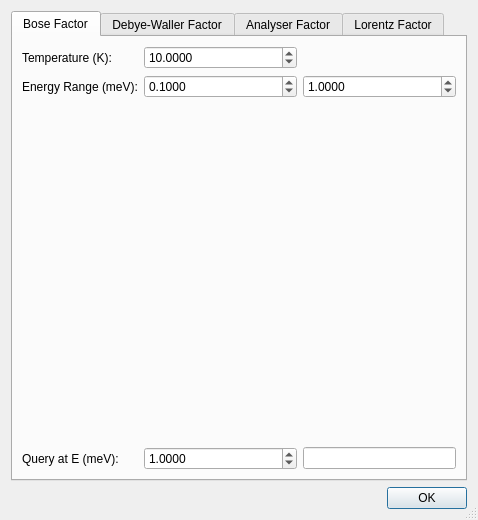
<?xml version="1.0" encoding="UTF-8"?>
<ui version="4.0">
 <class>ScatteringFactorsDlg</class>
 <widget class="QDialog" name="ScatteringFactorsDlg">
  <property name="geometry">
   <rect>
    <x>0</x>
    <y>0</y>
    <width>478</width>
    <height>520</height>
   </rect>
  </property>
  <property name="windowTitle">
   <string>Scattering Factors</string>
  </property>
  <property name="sizeGripEnabled">
   <bool>true</bool>
  </property>
  <layout class="QGridLayout" name="gridLayout_2">
   <item row="1" column="0">
    <widget class="QLabel" name="labelStatus">
     <property name="sizePolicy">
      <sizepolicy hsizetype="Ignored" vsizetype="Preferred">
       <horstretch>0</horstretch>
       <verstretch>0</verstretch>
      </sizepolicy>
     </property>
     <property name="text">
      <string/>
     </property>
    </widget>
   </item>
   <item row="1" column="1">
    <widget class="QDialogButtonBox" name="buttonBox">
     <property name="sizePolicy">
      <sizepolicy hsizetype="Fixed" vsizetype="Fixed">
       <horstretch>0</horstretch>
       <verstretch>0</verstretch>
      </sizepolicy>
     </property>
     <property name="orientation">
      <enum>Qt::Horizontal</enum>
     </property>
     <property name="standardButtons">
      <set>QDialogButtonBox::Ok</set>
     </property>
    </widget>
   </item>
   <item row="0" column="0" colspan="2">
    <widget class="QTabWidget" name="tabWidget">
     <property name="currentIndex">
      <number>0</number>
     </property>
     <widget class="QWidget" name="tab_3">
      <attribute name="title">
       <string>Bose Factor</string>
      </attribute>
      <layout class="QGridLayout" name="gridLayout_4">
       <item row="0" column="0">
        <widget class="QLabel" name="label_3">
         <property name="text">
          <string>Temperature (K):</string>
         </property>
         <property name="sizePolicy">
             <sizepolicy hsizetype="Fixed" vsizetype="Preferred">
                 <horstretch>0</horstretch>
                 <verstretch>0</verstretch>
             </sizepolicy>
         </property>
     </widget>
       </item>
       <item row="0" column="1">
        <widget class="QDoubleSpinBox" name="spinBoseT">
         <property name="decimals">
          <number>2</number>
         </property>
         <property name="maximum">
          <double>9999.000000000000000</double>
         </property>
         <property name="singleStep">
          <double>0.100000000000000</double>
         </property>
         <property name="value">
          <double>10.000000000000000</double>
         </property>
         <property name="decimals">
          <number>4</number>
         </property>
         <property name="sizePolicy">
             <sizepolicy hsizetype="Preferred" vsizetype="Fixed">
                 <horstretch>1</horstretch>
                 <verstretch>1</verstretch>
             </sizepolicy>
         </property>
        </widget>
       </item>
       <item row="1" column="0">
        <widget class="QLabel" name="label_4">
         <property name="text">
          <string>Energy Range (meV):</string>
         </property>
         <property name="sizePolicy">
             <sizepolicy hsizetype="Fixed" vsizetype="Preferred">
                 <horstretch>0</horstretch>
                 <verstretch>0</verstretch>
             </sizepolicy>
         </property>
        </widget>
       </item>
       <item row="1" column="1">
        <widget class="QDoubleSpinBox" name="spinBoseEMin">
         <property name="minimum">
          <double>0.000000000000000</double>
         </property>
         <property name="maximum">
          <double>9999.000000000000000</double>
         </property>
         <property name="singleStep">
          <double>0.100000000000000</double>
         </property>
         <property name="value">
          <double>0.100000000000000</double>
         </property>
         <property name="decimals">
          <number>4</number>
         </property>
         <property name="sizePolicy">
             <sizepolicy hsizetype="Preferred" vsizetype="Fixed">
                 <horstretch>1</horstretch>
                 <verstretch>1</verstretch>
             </sizepolicy>
         </property>
        </widget>
       </item>
       <item row="1" column="2">
        <widget class="QDoubleSpinBox" name="spinBoseEMax">
         <property name="maximum">
          <double>9999.000000000000000</double>
         </property>
         <property name="singleStep">
          <double>0.100000000000000</double>
         </property>
         <property name="value">
          <double>1.000000000000000</double>
         </property>
         <property name="decimals">
          <number>4</number>
         </property>
         <property name="sizePolicy">
             <sizepolicy hsizetype="Preferred" vsizetype="Fixed">
                 <horstretch>1</horstretch>
                 <verstretch>1</verstretch>
             </sizepolicy>
         </property>
        </widget>
       </item>
       <item row="2" column="0" colspan="3">
        <widget class="QwtPlot" name="plotBose">
         <property name="sizePolicy">
          <sizepolicy hsizetype="Preferred" vsizetype="Preferred">
           <horstretch>0</horstretch>
           <verstretch>0</verstretch>
          </sizepolicy>
         </property>
        </widget>
       </item>
       <item row="3" column="0">
        <widget class="QLabel" name="label_a1">
         <property name="text">
          <string>Query at E (meV):</string>
         </property>
         <property name="sizePolicy">
             <sizepolicy hsizetype="Fixed" vsizetype="Preferred">
                 <horstretch>0</horstretch>
                 <verstretch>0</verstretch>
             </sizepolicy>
         </property>
        </widget>
       </item>
       <item row="3" column="1">
        <widget class="QDoubleSpinBox" name="spinBoseEQuery">
         <property name="maximum">
          <double>9999</double>
         </property>
         <property name="minimum">
          <double>-9999</double>
         </property>
         <property name="singleStep">
          <double>0.1</double>
         </property>
         <property name="value">
          <double>1</double>
         </property>
         <property name="decimals">
          <number>4</number>
         </property>
         <property name="sizePolicy">
             <sizepolicy hsizetype="Preferred" vsizetype="Fixed">
                 <horstretch>1</horstretch>
                 <verstretch>1</verstretch>
             </sizepolicy>
         </property>
        </widget>
       </item>
       <item row="3" column="2">
        <widget class="QLineEdit" name="editBoseQueryResult">
         <property name="readOnly">
          <bool>true</bool>
         </property>
         <property name="sizePolicy">
             <sizepolicy hsizetype="Preferred" vsizetype="Fixed">
                 <horstretch>1</horstretch>
                 <verstretch>1</verstretch>
             </sizepolicy>
         </property>
        </widget>
       </item>
      </layout>
     </widget>
     <widget class="QWidget" name="tab">
      <attribute name="title">
       <string>Debye-Waller Factor</string>
      </attribute>
      <layout class="QGridLayout" name="gridLayout">
       <item row="0" column="0">
        <widget class="QLabel" name="label_20">
         <property name="sizePolicy">
             <sizepolicy hsizetype="Fixed" vsizetype="Preferred">
                 <horstretch>0</horstretch>
                 <verstretch>0</verstretch>
             </sizepolicy>
         </property>
         <property name="text">
          <string>Atomic Mass (amu):</string>
         </property>
        </widget>
       </item>
       <item row="0" column="1">
        <widget class="QLabel" name="label_21">
         <property name="sizePolicy">
             <sizepolicy hsizetype="Fixed" vsizetype="Preferred">
                 <horstretch>0</horstretch>
                 <verstretch>0</verstretch>
             </sizepolicy>
         </property>
         <property name="text">
          <string>Debye Temp. (K):</string>
         </property>
        </widget>
       </item>
       <item row="0" column="2">
        <widget class="QLabel" name="label_22">
         <property name="sizePolicy">
          <sizepolicy hsizetype="Minimum" vsizetype="Fixed">
           <horstretch>1</horstretch>
           <verstretch>0</verstretch>
          </sizepolicy>
         </property>
         <property name="text">
          <string>Temperature (K):</string>
         </property>
        </widget>
       </item>
       <item row="1" column="0">
        <widget class="QDoubleSpinBox" name="spinAMU_deb">
         <property name="sizePolicy">
             <sizepolicy hsizetype="Expanding" vsizetype="Fixed">
                 <horstretch>1</horstretch>
                 <verstretch>1</verstretch>
             </sizepolicy>
         </property>
         <property name="maximum">
          <double>9999.000000000000000</double>
         </property>
         <property name="value">
          <double>50.000000000000000</double>
         </property>
        </widget>
       </item>
       <item row="1" column="1">
        <widget class="QDoubleSpinBox" name="spinTD_deb">
         <property name="sizePolicy">
             <sizepolicy hsizetype="Expanding" vsizetype="Fixed">
                 <horstretch>1</horstretch>
                 <verstretch>1</verstretch>
             </sizepolicy>
         </property>
         <property name="maximum">
          <double>9999.000000000000000</double>
         </property>
         <property name="singleStep">
          <double>0.100000000000000</double>
         </property>
         <property name="value">
          <double>50.000000000000000</double>
         </property>
        </widget>
       </item>
       <item row="1" column="2">
        <widget class="QDoubleSpinBox" name="spinT_deb">
         <property name="sizePolicy">
             <sizepolicy hsizetype="Expanding" vsizetype="Fixed">
                 <horstretch>1</horstretch>
                 <verstretch>1</verstretch>
             </sizepolicy>
         </property>
         <property name="maximum">
          <double>9999.000000000000000</double>
         </property>
         <property name="singleStep">
          <double>0.100000000000000</double>
         </property>
         <property name="value">
          <double>10.000000000000000</double>
         </property>
        </widget>
       </item>
       <item row="2" column="0">
        <widget class="QLabel" name="label_23">
         <property name="sizePolicy">
             <sizepolicy hsizetype="Fixed" vsizetype="Preferred">
                 <horstretch>0</horstretch>
                 <verstretch>0</verstretch>
             </sizepolicy>
         </property>
         <property name="text">
          <string>Q Range (Å⁻¹):</string>
         </property>
        </widget>
       </item>
       <item row="2" column="1">
        <widget class="QDoubleSpinBox" name="spinMinQ_deb">
         <property name="sizePolicy">
             <sizepolicy hsizetype="Preferred" vsizetype="Fixed">
                 <horstretch>1</horstretch>
                 <verstretch>1</verstretch>
             </sizepolicy>
         </property>
         <property name="decimals">
          <number>4</number>
         </property>
         <property name="singleStep">
          <double>0.100000000000000</double>
         </property>
        </widget>
       </item>
       <item row="2" column="2">
        <widget class="QDoubleSpinBox" name="spinMaxQ_deb">
         <property name="sizePolicy">
             <sizepolicy hsizetype="Preferred" vsizetype="Fixed">
                 <horstretch>1</horstretch>
                 <verstretch>1</verstretch>
             </sizepolicy>
         </property>
         <property name="decimals">
          <number>4</number>
         </property>
         <property name="singleStep">
          <double>0.100000000000000</double>
         </property>
         <property name="value">
          <double>1.000000000000000</double>
         </property>
        </widget>
       </item>
       <item row="3" column="0">
        <widget class="QLabel" name="label_24">
         <property name="sizePolicy">
             <sizepolicy hsizetype="Fixed" vsizetype="Preferred">
                 <horstretch>0</horstretch>
                 <verstretch>0</verstretch>
             </sizepolicy>
         </property>
         <property name="text">
          <string>RMS Atom. Displ. (Å):</string>
         </property>
        </widget>
       </item>
       <item row="3" column="1">
        <widget class="QLineEdit" name="editZetaSq">
         <property name="enabled">
          <bool>true</bool>
         </property>
         <property name="sizePolicy">
          <sizepolicy hsizetype="Preferred" vsizetype="Fixed">
           <horstretch>1</horstretch>
           <verstretch>1</verstretch>
          </sizepolicy>
         </property>
         <property name="readOnly">
          <bool>true</bool>
         </property>
        </widget>
       </item>
       <item row="4" column="0" colspan="3">
        <widget class="QwtPlot" name="plot">
         <property name="sizePolicy">
          <sizepolicy hsizetype="Preferred" vsizetype="Preferred">
           <horstretch>0</horstretch>
           <verstretch>0</verstretch>
          </sizepolicy>
         </property>
        </widget>
       </item>
      </layout>
      <zorder>plot</zorder>
      <zorder>spinAMU_deb</zorder>
      <zorder>label_22</zorder>
      <zorder>spinT_deb</zorder>
      <zorder>spinMinQ_deb</zorder>
      <zorder>label_21</zorder>
      <zorder>editZetaSq</zorder>
      <zorder>label_20</zorder>
      <zorder>label_24</zorder>
      <zorder>label_23</zorder>
      <zorder>spinMaxQ_deb</zorder>
      <zorder>spinTD_deb</zorder>
     </widget>
     <widget class="QWidget" name="tab_2">
      <attribute name="title">
       <string>Analyser Factor</string>
      </attribute>
      <layout class="QGridLayout" name="gridLayout_3">
       <item row="0" column="1">
        <widget class="QDoubleSpinBox" name="spinAnad">
         <property name="sizePolicy">
             <sizepolicy hsizetype="Preferred" vsizetype="Fixed">
                 <horstretch>1</horstretch>
                 <verstretch>1</verstretch>
             </sizepolicy>
         </property>
         <property name="decimals">
          <number>4</number>
         </property>
         <property name="singleStep">
          <double>0.100000000000000</double>
         </property>
         <property name="value">
          <double>3.355000000000000</double>
         </property>
        </widget>
       </item>
       <item row="1" column="0">
        <widget class="QLabel" name="label_25">
         <property name="sizePolicy">
             <sizepolicy hsizetype="Fixed" vsizetype="Preferred">
                 <horstretch>0</horstretch>
                 <verstretch>0</verstretch>
             </sizepolicy>
         </property>
         <property name="text">
          <string>kf Range (Å⁻¹):</string>
         </property>
        </widget>
       </item>
       <item row="0" column="0">
        <widget class="QLabel" name="label">
         <property name="text">
          <string>Analyser d (Å):</string>
         </property>
         <property name="sizePolicy">
             <sizepolicy hsizetype="Fixed" vsizetype="Preferred">
                 <horstretch>0</horstretch>
                 <verstretch>0</verstretch>
             </sizepolicy>
         </property>
        </widget>
       </item>
       <item row="1" column="1">
        <widget class="QDoubleSpinBox" name="spinMinkf">
         <property name="sizePolicy">
             <sizepolicy hsizetype="Preferred" vsizetype="Fixed">
                 <horstretch>1</horstretch>
                 <verstretch>1</verstretch>
             </sizepolicy>
         </property>
         <property name="decimals">
          <number>4</number>
         </property>
         <property name="singleStep">
          <double>0.100000000000000</double>
         </property>
         <property name="value">
          <double>1.000000000000000</double>
         </property>
        </widget>
       </item>
       <item row="1" column="2">
        <widget class="QDoubleSpinBox" name="spinMaxkf">
         <property name="sizePolicy">
             <sizepolicy hsizetype="Preferred" vsizetype="Fixed">
                 <horstretch>1</horstretch>
                 <verstretch>1</verstretch>
             </sizepolicy>
         </property>
         <property name="decimals">
          <number>4</number>
         </property>
         <property name="singleStep">
          <double>0.100000000000000</double>
         </property>
         <property name="value">
          <double>2.000000000000000</double>
         </property>
        </widget>
       </item>
       <item row="3" column="0" colspan="3">
        <widget class="QwtPlot" name="plotAna">
         <property name="sizePolicy">
          <sizepolicy hsizetype="Preferred" vsizetype="Preferred">
           <horstretch>0</horstretch>
           <verstretch>0</verstretch>
          </sizepolicy>
         </property>
        </widget>
       </item>
       <item row="2" column="0">
        <widget class="QLabel" name="label_2">
         <property name="text">
          <string>Analyser Angle ϑ (deg):</string>
         </property>
         <property name="sizePolicy">
             <sizepolicy hsizetype="Fixed" vsizetype="Preferred">
                 <horstretch>0</horstretch>
                 <verstretch>0</verstretch>
             </sizepolicy>
         </property>
        </widget>
       </item>
       <item row="2" column="1">
        <widget class="QLineEdit" name="editAngMin">
         <property name="readOnly">
          <bool>true</bool>
         </property>
         <property name="sizePolicy">
             <sizepolicy hsizetype="Preferred" vsizetype="Fixed">
                 <horstretch>1</horstretch>
                 <verstretch>1</verstretch>
             </sizepolicy>
         </property>
        </widget>
       </item>
       <item row="2" column="2">
        <widget class="QLineEdit" name="editAngMax">
         <property name="readOnly">
          <bool>true</bool>
         </property>
         <property name="sizePolicy">
             <sizepolicy hsizetype="Preferred" vsizetype="Fixed">
                 <horstretch>1</horstretch>
                 <verstretch>1</verstretch>
             </sizepolicy>
         </property>
        </widget>
       </item>
      </layout>
     </widget>
     <widget class="QWidget" name="tab_4">
      <attribute name="title">
       <string>Lorentz Factor</string>
      </attribute>
      <layout class="QGridLayout" name="gridLayout_5">
       <item row="0" column="2">
        <widget class="QDoubleSpinBox" name="spinMax2Th">
         <property name="sizePolicy">
             <sizepolicy hsizetype="Preferred" vsizetype="Fixed">
                 <horstretch>1</horstretch>
                 <verstretch>1</verstretch>
             </sizepolicy>
         </property>
         <property name="decimals">
          <number>4</number>
         </property>
         <property name="maximum">
          <double>360.000000000000000</double>
         </property>
         <property name="singleStep">
          <double>0.100000000000000</double>
         </property>
         <property name="value">
          <double>90.000000000000000</double>
         </property>
        </widget>
       </item>
       <item row="0" column="0">
        <widget class="QLabel" name="label_26">
         <property name="sizePolicy">
             <sizepolicy hsizetype="Fixed" vsizetype="Preferred">
                 <horstretch>0</horstretch>
                 <verstretch>0</verstretch>
             </sizepolicy>
         </property>
         <property name="text">
          <string>Scattering Angle 2ϑ Range (deg):</string>
         </property>
        </widget>
       </item>
       <item row="0" column="1">
        <widget class="QDoubleSpinBox" name="spinMin2Th">
         <property name="sizePolicy">
             <sizepolicy hsizetype="Preferred" vsizetype="Fixed">
                 <horstretch>1</horstretch>
                 <verstretch>1</verstretch>
             </sizepolicy>
         </property>
         <property name="decimals">
          <number>4</number>
         </property>
         <property name="maximum">
          <double>360.000000000000000</double>
         </property>
         <property name="singleStep">
          <double>0.100000000000000</double>
         </property>
         <property name="value">
          <double>45.000000000000000</double>
         </property>
        </widget>
       </item>
       <item row="2" column="0" colspan="3">
        <widget class="QwtPlot" name="plotLorentz">
         <property name="sizePolicy">
          <sizepolicy hsizetype="Preferred" vsizetype="Preferred">
           <horstretch>0</horstretch>
           <verstretch>0</verstretch>
          </sizepolicy>
         </property>
        </widget>
       </item>
       <item row="1" column="0" colspan="3">
        <widget class="QCheckBox" name="checkPol">
         <property name="text">
          <string>Include Polarisation (only relevant for X-Rays)</string>
         </property>
        </widget>
       </item>
      </layout>
     </widget>
    </widget>
   </item>
  </layout>
 </widget>
 <customwidgets>
  <customwidget>
   <class>QwtPlot</class>
   <extends>QFrame</extends>
   <header>qwt_plot.h</header>
  </customwidget>
 </customwidgets>
 <tabstops>
  <tabstop>tabWidget</tabstop>
  <tabstop>spinBoseT</tabstop>
  <tabstop>spinBoseEMin</tabstop>
  <tabstop>spinBoseEMax</tabstop>
  <tabstop>spinAMU_deb</tabstop>
  <tabstop>spinTD_deb</tabstop>
  <tabstop>spinT_deb</tabstop>
  <tabstop>spinMinQ_deb</tabstop>
  <tabstop>spinMaxQ_deb</tabstop>
  <tabstop>editZetaSq</tabstop>
  <tabstop>spinAnad</tabstop>
  <tabstop>spinMinkf</tabstop>
  <tabstop>spinMaxkf</tabstop>
  <tabstop>editAngMin</tabstop>
  <tabstop>editAngMax</tabstop>
  <tabstop>spinMin2Th</tabstop>
  <tabstop>spinMax2Th</tabstop>
  <tabstop>checkPol</tabstop>
  <tabstop>buttonBox</tabstop>
 </tabstops>
 <resources/>
 <connections>
  <connection>
   <sender>buttonBox</sender>
   <signal>accepted()</signal>
   <receiver>ScatteringFactorsDlg</receiver>
   <slot>accept()</slot>
   <hints>
    <hint type="sourcelabel">
     <x>248</x>
     <y>254</y>
    </hint>
    <hint type="destinationlabel">
     <x>157</x>
     <y>274</y>
    </hint>
   </hints>
  </connection>
  <connection>
   <sender>buttonBox</sender>
   <signal>rejected()</signal>
   <receiver>ScatteringFactorsDlg</receiver>
   <slot>reject()</slot>
   <hints>
    <hint type="sourcelabel">
     <x>316</x>
     <y>260</y>
    </hint>
    <hint type="destinationlabel">
     <x>286</x>
     <y>274</y>
    </hint>
   </hints>
  </connection>
 </connections>
</ui>
